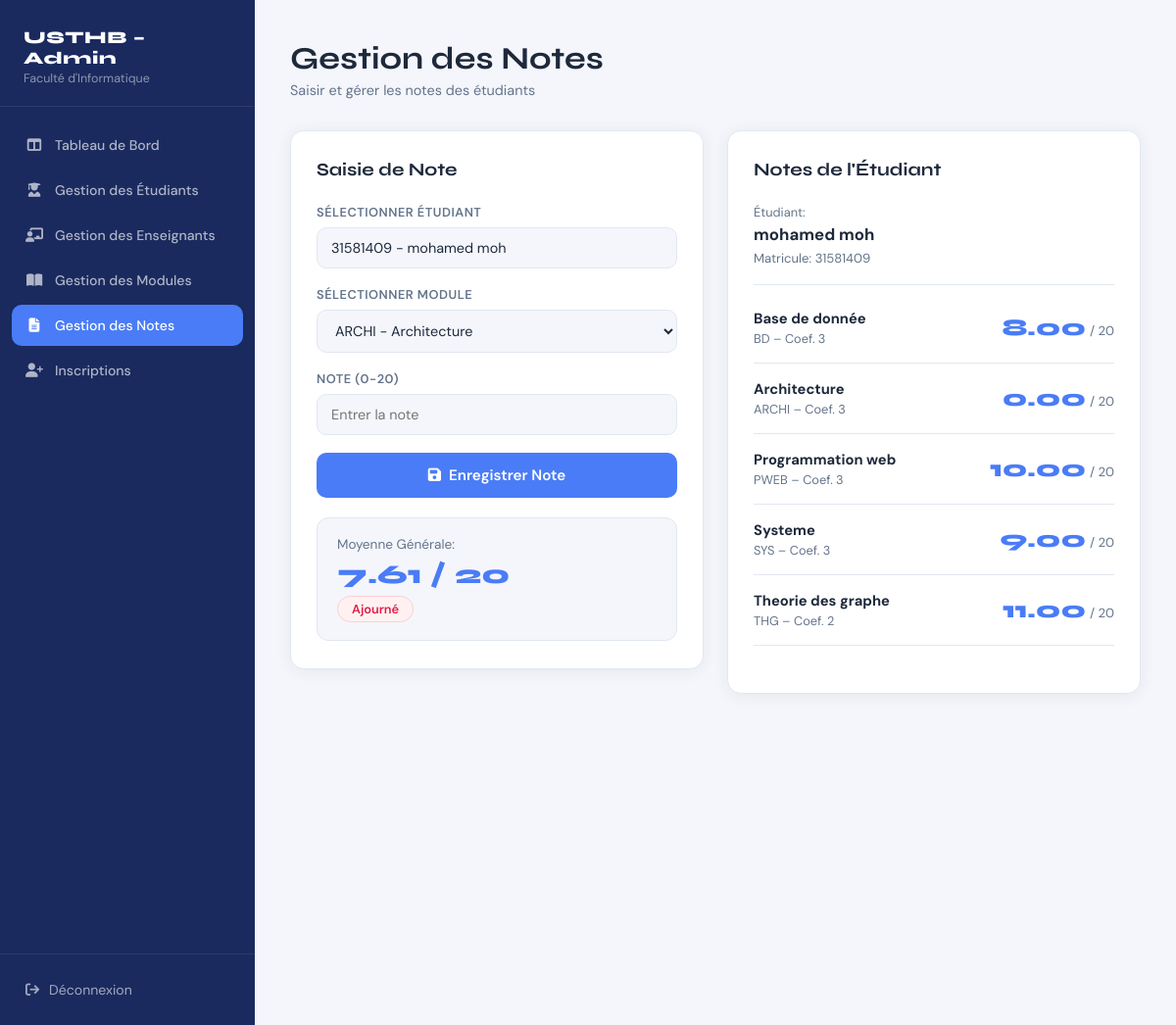
The app's page /Notes.php?student_id=14, older data.
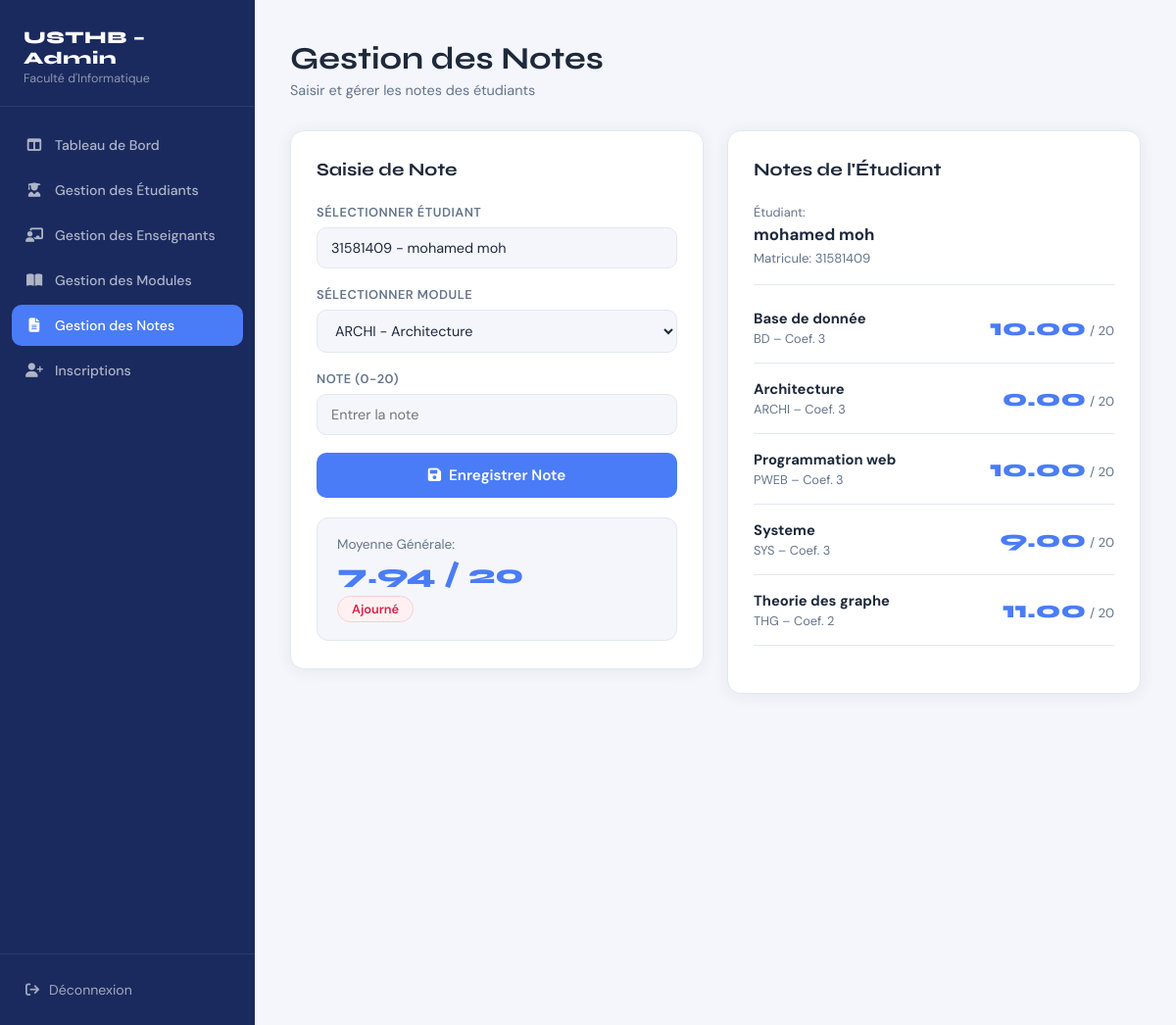
The same page, newer data.
### tables this page shows
CREATE TABLE `grades` (
  `id` int(11) NOT NULL,
  `student_id` int(11) NOT NULL,
  `module_id` int(11) NOT NULL,
  `grade` float NOT NULL CHECK (`grade` >= 0 and `grade` <= 20)
);

CREATE TABLE `modules` (
  `id` int(11) NOT NULL,
  `code` varchar(255) NOT NULL,
  `name` varchar(255) NOT NULL,
  `coefficient` int(11) NOT NULL DEFAULT 1,
  `teacher_id` int(11) DEFAULT NULL,
  `lvl` int(11) NOT NULL DEFAULT 1
);

### Notes.php (the view, shortened to what the changed rows need)
<?php
    $db_server = "localhost";
    $db_user   = "root";
    $db_pass   = "";
    $db_name   = "Usthb_app";
    $conn = mysqli_connect($db_server, $db_user, $db_pass, $db_name);
    $selectedStudent = null;
    $studentGrades   = [];
    $moyenne         = null;
    $statut          = null;
    $selectedId = isset($_GET['student_id']) ? intval($_GET['student_id']) : null;
    if($selectedId){
        $r = mysqli_query($conn, "SELECT id, matricule, family_name, surname, lvl FROM Students WHERE id=$selectedId");
        $selectedStudent = mysqli_fetch_assoc($r);
        $queryGrades = "SELECT g.module_id, g.grade, m.code, m.`name`, m.coefficient
                        FROM Grades g JOIN Modules m ON g.module_id = m.id
                        WHERE g.student_id = $selectedId";
        $resultGrades = mysqli_query($conn, $queryGrades);
        while($g = mysqli_fetch_assoc($resultGrades)) $studentGrades[$g['module_id']] = $g;
        $totalWeight = 0; $weightedSum = 0;
        foreach($studentGrades as $g){
            $weightedSum += $g['grade'] * $g['coefficient'];
            $totalWeight += $g['coefficient'];
        }
        if($totalWeight > 0){
            $moyenne = round($weightedSum / $totalWeight, 2);
            $statut  = $moyenne >= 10 ? 'Admis' : 'Ajourné';
        }
    }
?>
<!DOCTYPE html>
<html lang="fr">
<head>
    <link rel="stylesheet" href="https://cdnjs.cloudflare.com/ajax/libs/font-awesome/6.5.0/css/all.min.css">
    <link rel="stylesheet" href="Notes.css">
</head>
<body>
<div class="layout">
    <aside class="sidebar">
        <div class="sidebar-brand">
            <h2>USTHB – Admin</h2>
        </div>
    </aside>
    <main class="main">
        <div class="page-header">
            <h1>Gestion des Notes</h1>
        </div>
        <div class="notes-grid">
            <div class="panel">
                <h2 class="panel-title">Saisie de Note</h2>
                <?php if($moyenne !== null): ?>
                <div class="moyenne-card">
                    <span class="moyenne-label">Moyenne Générale:</span>
                    <span class="moyenne-value"><?= $moyenne ?> / 20</span>
                    <span class="badge-statut <?= $statut === 'Admis' ? 'badge-admis' : 'badge-recale' ?>"><?= $statut ?></span>
                </div>
                <?php endif; ?>
            </div>
            <div class="panel">
                <h2 class="panel-title">Notes de l'Étudiant</h2>
                <?php if($selectedStudent): ?>
                    <div class="grades-list">
                        <?php if(count($studentGrades) > 0): ?>
                            <?php foreach($studentGrades as $g): ?>
                            <div class="grade-row">
                                <div class="grade-module-info">
                                    <strong><?= htmlspecialchars($g['name']) ?></strong>
                                    <span><?= htmlspecialchars($g['code']) ?> – Coef. <?= $g['coefficient'] ?></span>
                                </div>
                                <div class="grade-value-wrap">
                                    <span class="grade-value"><?= number_format($g['grade'], 2) ?></span>
                                    <span class="grade-max">/ 20</span>
                                </div>
                            </div>
                            <?php endforeach; ?>
                        <?php else: ?>
                            <p class="empty-msg">Aucune note enregistrée pour cet étudiant.</p>
                        <?php endif; ?>
                    </div>
                <?php else: ?>
                    <p class="empty-msg">Sélectionnez un étudiant pour voir ses notes.</p>
                <?php endif; ?>
            </div>
        </div>
    </main>
</div>
</body>
</html>

Row changes from the older to the newer data that the page shows:
changed grades "Base de donnée": grade "8.00" → "10.00"
Text that changed along with them:
$moyenne: "7.61" → "7.94"
